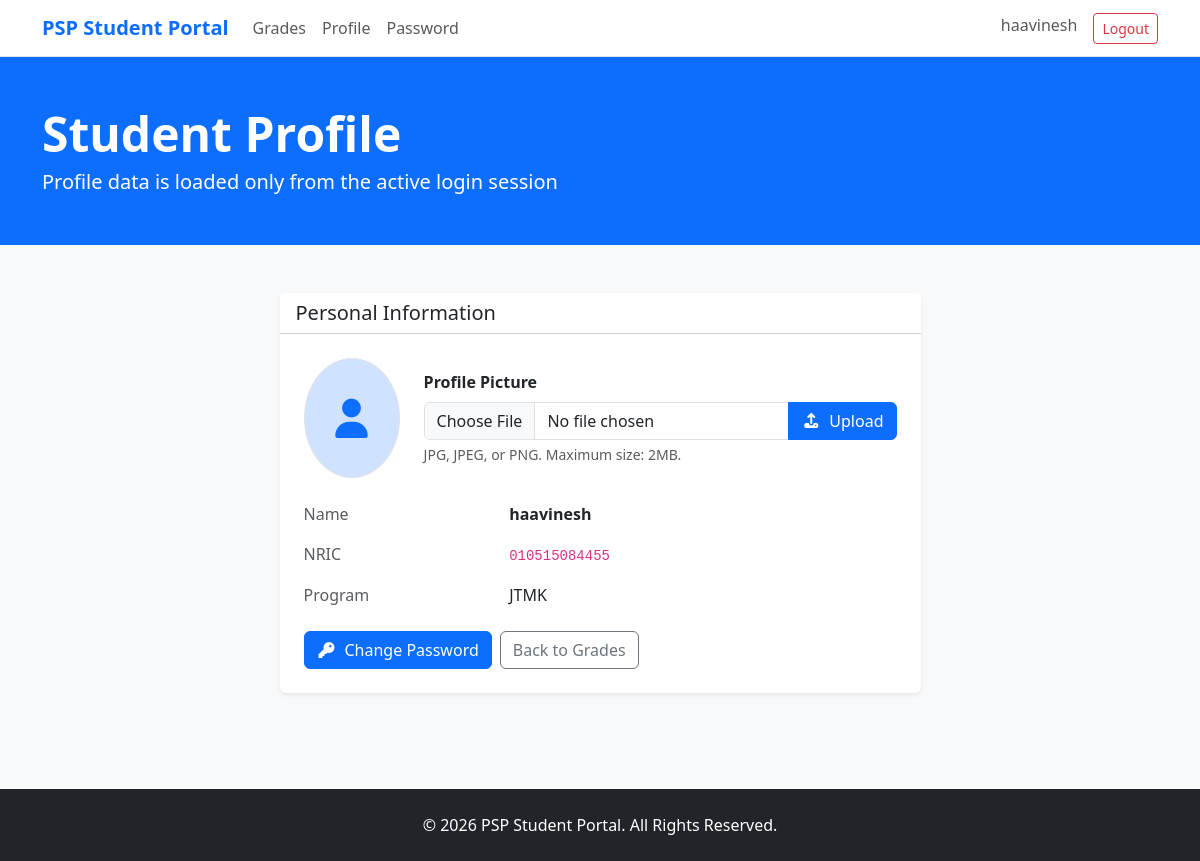
/index.php?action=profile (signed in), run on the app's committed database.
### tables this page shows
CREATE TABLE users (
    id INT UNSIGNED AUTO_INCREMENT PRIMARY KEY,
    name VARCHAR(100) NOT NULL,
    nric VARCHAR(12) NOT NULL UNIQUE,
    program VARCHAR(100) NOT NULL,
    password VARCHAR(255) NOT NULL,
    profile_picture VARCHAR(255) DEFAULT NULL,
    created_at TIMESTAMP DEFAULT CURRENT_TIMESTAMP,
    updated_at TIMESTAMP DEFAULT CURRENT_TIMESTAMP ON UPDATE CURRENT_TIMESTAMP
);

### app/controllers/MainController.php (called while the page is built, shortened)
<?php
class MainController
{
    private StudentModel $model;
    public function __construct(\mysqli $conn)
    {
        $this->model = new StudentModel($conn);
    }
    public function profile(): void
    {
        $profile = $this->model->getCurrentUser((int) $_SESSION['user_id']);
        $profilePictureUrl = null;
        require __DIR__ . '/../views/profile.php';
    }
}

### index.php (called while the page is built, shortened)
<?php
require_once __DIR__ . '/app/includes/db_connect.php';
require_once __DIR__ . '/app/models/StudentModel.php';
require_once __DIR__ . '/app/controllers/MainController.php';
$controller = new MainController($conn);
$routes = [
    'home' => 'home',
    'login' => 'login',
    'logout' => 'logout',
    'register' => 'register',
    'dashboard' => 'dashboard',
    'profile' => 'profile',
    'upload_profile_picture' => 'uploadProfilePicture',
    'change_password' => 'changePassword',
    'create_student' => 'createStudent',
    'edit_student' => 'editStudent',
    'delete_student' => 'deleteStudent',
];
$action = $_GET['action'] ?? 'home';
$method = $routes[$action] ?? 'home';
$controller->$method();

### app/models/StudentModel.php (called while the page is built, shortened)
<?php
class StudentModel
{
    public function getCurrentUser(int $id): array|false
    {
        return $this->one("SELECT id, name, nric, program, profile_picture FROM users WHERE id = ?", 'i', [$id]);
    }
    private function all(string $sql, string $types = '', array $params = []): array
    {
        $stmt = $this->statement($sql, $types, $params);
        $stmt->execute();
        $rows = $stmt->get_result()->fetch_all(MYSQLI_ASSOC);
        return $rows;
    }
    private function one(string $sql, string $types, array $params): array|false
    {
        $rows = $this->all($sql, $types, $params);
        return $rows[0] ?? false;
    }
    private function statement(string $sql, string $types = '', array $params = []): \mysqli_stmt
    {
        $stmt = $this->conn->prepare($sql);
        if ($types !== '') {
            $stmt->bind_param($types, ...$params);
        }
        return $stmt;
    }
}

### app/views/profile.php (the view, shortened to what this page needs)
<?php require_once __DIR__ . '/../views/header.php'; ?>
<header class="bg-primary text-white py-5">
    <div class="container">
        <h1 class="display-5 fw-bold mb-1">Student Profile</h1>
        <p class="lead mb-0">Profile data is loaded only from the active login session</p>
    </div>
</header>
<main class="py-5">
    <div class="container">
        <div class="row justify-content-center">
            <div class="col-lg-7">
                <div class="card border-0 shadow-sm">
                    <div class="card-header bg-white">
                        <h2 class="h5 mb-0">Personal Information</h2>
                    </div>
                    <div class="card-body p-4">
                        <div class="d-flex flex-column flex-sm-row align-items-center gap-4 mb-4">
                            <?php if ($profilePictureUrl): ?>
                                <img src="<?php echo htmlspecialchars($profilePictureUrl); ?>"
                                    alt="Profile picture"
                                    class="rounded-circle border object-fit-cover"
                                    style="width: 120px; height: 120px;">
                            <?php else: ?>
                                <div class="rounded-circle bg-primary-subtle text-primary d-flex align-items-center justify-content-center border"
                                    style="width: 120px; height: 120px;">
                                    <i class="fa-solid fa-user fs-1"></i>
                                </div>
                            <?php endif; ?>
                            <form action="index.php?action=upload_profile_picture" method="post"
                                enctype="multipart/form-data" class="w-100">
                                <label for="profile_picture" class="form-label fw-semibold">Profile Picture</label>
                                <div class="input-group">
                                    <input type="file" class="form-control" id="profile_picture" name="profile_picture"
                                        accept=".jpg,.jpeg,.png,image/jpeg,image/png" required>
                                    <button type="submit" class="btn btn-primary">
                                        <i class="fa-solid fa-upload me-2"></i>Upload
                                    </button>
                                </div>
                                <div class="form-text">JPG, JPEG, or PNG. Maximum size: 2MB.</div>
                            </form>
                        </div>
                        <div class="row mb-3">
                            <div class="col-sm-4 text-muted">Name</div>
                            <div class="col-sm-8 fw-semibold"><?php echo htmlspecialchars($profile['name']); ?></div>
                        </div>
                        <div class="row mb-3">
                            <div class="col-sm-4 text-muted">NRIC</div>
                            <div class="col-sm-8"><code><?php echo htmlspecialchars($profile['nric']); ?></code></div>
                        </div>
                        <div class="row mb-4">
                            <div class="col-sm-4 text-muted">Program</div>
                            <div class="col-sm-8"><?php echo htmlspecialchars($profile['program']); ?></div>
                        </div>
                        <div class="d-flex flex-column flex-sm-row gap-2">
                            <a href="index.php?action=change_password" class="btn btn-primary">
                                <i class="fa-solid fa-key me-2"></i>Change Password
                            </a>
                            <a href="index.php?action=dashboard" class="btn btn-outline-secondary">Back to Grades</a>
                        </div>
                    </div>
                </div>
            </div>
        </div>
    </div>
</main>
<?php require_once __DIR__ . '/../views/footer.php'; ?>

### data on the page
users: name "haavinesh", nric "010515084455", program "JTMK"

### other printed values
$_SESSION['user_name'] "haavinesh"
